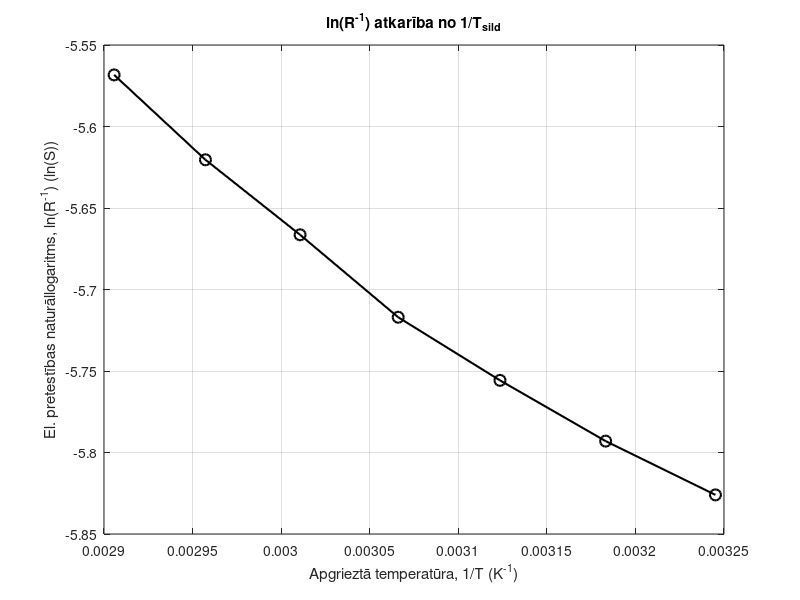
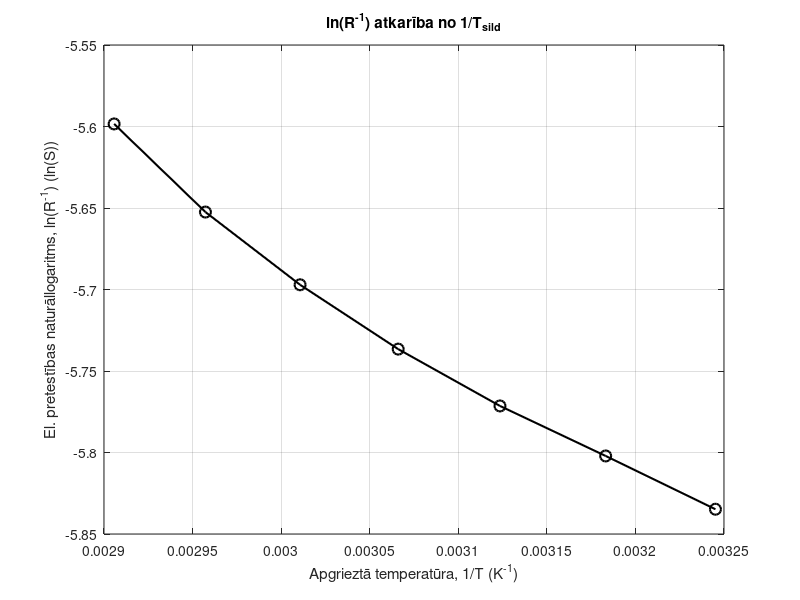

The MATLAB script that drew these images, in order: (Note: this script raises an error after producing the figures.)
%% 2. uzdevums
t = [35 41 47 53 59 65 71]; % Celsija grādi
T = t(:) + 273.15;          % Kelvini
delta_t = 0.5;

R_sild = [339 328 316 304 289 276 262];
R_dzes = [342 331 321 310 298 285 270];
delta_R = 0.01;

X = 1 ./ T;
Y_sild = log(1 ./ R_sild);
Y_dzes = log(1 ./ R_dzes);

figure;
plot(X, Y_sild, 'ko-', ...
    'LineWidth', 1.5, ...
    'MarkerSize', 8);

title('ln(R^{-1}) atkarība no 1/T_{sild}');
xlabel('Apgrieztā temperatūra, 1/T (K^{-1})');
ylabel('El. pretestības naturāllogaritms, ln(R^{-1}) (ln(S))');
grid on;

figure;

plot(X, Y_dzes, 'ko-', ...
    'LineWidth', 1.5, ...
    'MarkerSize', 8);

title('ln(R^{-1}) atkarība no 1/T_{sild}');
xlabel('Apgrieztā temperatūra, 1/T (K^{-1})');
ylabel('El. pretestības naturāllogaritms, ln(R^{-1}) (ln(S))');
grid on;

lnGamma_p_dzes = [0.003 -5.7138];
lnGamma_p_sild = [0.0031 -5.7311];

%% 3. uzdevums
% Vidējā aktivācijas enerģija dzesēšanas posmam
BoltsmanConst = 1.38*10^(-23);
activationEnergies = zeros(6, 1);
for i = 1:1:length(R_dzes)-1
    activationEnergies(i) = 2 * BoltsmanConst * ...
        ( log(1/R_dzes(i+1)) - log(1/R_dzes(i)) ) / ...
        ( 1/T(i) - 1/T(i+1) );
end
disp('Aktivācijas enerģijas dzesēšanas posmam =')
disp(activationEnergies)

avgActivationEnergy = mean(activationEnergies);
disp('Vidējā aktivācijas enerģija dzesēšanas posmam =');
disp(avgActivationEnergy);

clear activationEnergies

%%
% 
% $$\overline{\Delta E}_\searrow=1,9527\cdot10^{-20}~\mathrm{J/K}$$
% 

%% 4. uzdevums, kļūdu aprēķini
% Kvadrātsakne no kvadrātu summas - hipotenūzas funkcijas paplašinājums
function res = hyp(vect)
    res = 0;
    for i = 1:1:length(vect)
        res = res + vect(i)^2;
    end
    res = sqrt(res);
end

%%
% Temperatūras kļūdas aprēķins (Tiešo mērījumu kļūda)

avg_t = mean(t);
fprintf("Vidējā temperatūra (Celsija grādi) = %.4f\n", avg_t);

S_t = std(t)/sqrt(length(t));
fprintf("Vidējā kvadrātiskā kļūda = %.4f\n", S_t);

Delta_t_s = delta_t/3 * 1.96;
fprintf("Sistemātiskā kļūda temperatūras mērījumiem = %.4f\n", Delta_t_s);

Delta_t_g = S_t * 2.45;
fprintf("Gadījuma kļūda temperatūras mērījumiem = %.4f\n", Delta_t_g);

Delta_t = hyp([Delta_t_s, Delta_t_g]);
fprintf("Kopējā kļūda temperatūras mērījumiem = %.4f\n", Delta_t);

epsilon_t = Delta_t / avg_t;
fprintf("Relatīvā kļūda temperatūras mērījumiem = %.4f%%\n\n", epsilon_t * 100);

clear S_t Delta_t_s Delta_t_g

%%
% 
% $$t=(53\pm12,0069)$$°C pie $$\beta=0,95$$ un $$\varepsilon_t=22,6546\%$$
% 


%%
% Pretestības kļūdas aprēķins (Tiešo mērījumu kļūda)

avg_R_sild = mean(R_sild);
avg_R_dzes = mean(R_dzes);
fprintf("Vidējā pretestība sildīšanas posmam = %.4f\n", avg_R_sild);
fprintf("Vidējā pretestība dzesēšanas posmam = %.4f\n", avg_R_dzes);

S_R_sild = std(R_sild)/sqrt(length(R_sild));
S_R_dzes = std(R_dzes) / sqrt(length(R_dzes));
fprintf("Vidējā kvadrātiskā kļūda sildīšanas posmam = %.4f\n", S_R_sild);
fprintf("Vidējā kvadrātiskā kļūda dzesēšanas posmam = %.4f\n", S_R_dzes);

Delta_R_sild_g = S_R_sild * 2.45;
Delta_R_dzes_g = S_R_dzes * 2.45;
fprintf("Gadījuma kļūda sildīšanas posmam = %.4f\n", Delta_R_sild_g);
fprintf("Gadījuma kļūda dzesēšanas posmam = %.4f\n", Delta_R_dzes_g);

Delta_R_s = delta_R / 3 * 1.96;
fprintf("Sistemātiskā kļūda pretestības mērījumiem = %.4f\n", Delta_R_s)

Delta_R_sild = hyp([Delta_R_s, Delta_R_sild_g]);
Delta_R_dzes = hyp([Delta_R_s, Delta_R_dzes_g]);
fprintf("Kopējā kļūda sildīšanas posmam = %.4f\n", Delta_R_sild);
fprintf("Kopējā kļūda dzesēšanas posmam = %.4f\n", Delta_R_dzes);

fprintf("Relatīvā kļūda sildīšanas posmam = %.4f%%\n", (Delta_R_sild / avg_R_sild) * 100);
fprintf("Relatīvā kļūda dzesēšanas posmam = %.4f%%\n", (Delta_R_dzes / avg_R_dzes) * 100); 

clear S_R_sild S_R_dzes Delta_R_sild_g Delta_R_dzes_g

%%
% 
% $$R_{\mathrm{sild.}}=(302\pm25,8898)$$Ω pie $$\beta=0,95$$ un
% $$\varepsilon_{R_{\mathrm{sild.}}}=8,5728\%$$
%%
% 
% $$R_{\mathrm{dzes.}}=(308,1429\pm23,7020)$$Ω pie $$\beta=0,95$$ un 
% $$\varepsilon_{R_{\mathrm{dzes.}}}=7,6919\%$$
% 

%%
% Īpaši atrastā R_p kļūda (Tiešo mērījumu kļūda)

Delta_R_p = Delta_R_s;
fprintf("R_p sildīšanas posmam = %.4f Ω\n", 1/exp(lnGamma_p_sild(2)))
fprintf("R_p dzesēšanas posmam = %.4f Ω\n", 1/exp(lnGamma_p_dzes(2)))
fprintf("Kopējā R_p kļūda = %.4f\n", Delta_R_p);
fprintf("R_p Relatīvā kļūda sildīšanas posmam = %.4f%%\n", (Delta_R_p * exp(lnGamma_p_sild(2))) * 100);
fprintf("R_p Relatīvā kļūda dzesēšanas posmam = %.4f%%\n", (Delta_R_p * exp(lnGamma_p_dzes(2))) * 100);

clear Delta_R_s

%%
% 
% $$R_{p\,\mathrm{dzes.}}=(308,3082\pm0,0065)$$Ω pie $$\beta=0,95$$ un 
% $$\varepsilon_{R_{p\,\mathrm{dzes.}}}=0,0021\%$$
% 

%%
% 
% $$R_{p\,\mathrm{dzes.}}=(303,0204\pm0,0065)$$Ω pie $$\beta=0,95$$ un 
% $$\varepsilon_{R_{p\,\mathrm{dzes.}}}=0,0022\%$$
% 

%%
% Aktivācijas enerģijas kļūdas aprēķins (Netiešo mērījumu kļūda)

syms R_1 R_2 T_1 T_2;

activationEnergyFormula = 2 * BoltsmanConst * ...
    (log(1/R_2) - log(1/R_1)) / (1/T_1 - 1/T_2);

activationEnergyDerivativeByR_1 = diff(activationEnergyFormula, 1, R_1);
activationEnergyDerivativeByR_2 = diff(activationEnergyFormula, 1, R_2);
activationEnergyDerivativeByT_1 = diff(activationEnergyFormula, 1, T_1);
activationEnergyDerivativeByT_2 = diff(activationEnergyFormula, 1, T_2);

activationEnergySubFrom = [R_1, R_2, T_1, T_2];
activationEnergy1SubTo = [R_sild(1), 1/exp(lnGamma_p_sild(2)), T(1), 1/lnGamma_p_sild(1)];
activationEnergy2SubTo = [1/exp(lnGamma_p_sild(2)), R_sild(7), 1/lnGamma_p_sild(1), T(7)];
activationEnergy3SubTo = [R_dzes(1), 1/exp(lnGamma_p_dzes(2)), T(1), 1/lnGamma_p_dzes(1)];
activationEnergy4SubTo = [1/exp(lnGamma_p_dzes(2)), R_dzes(7), 1/lnGamma_p_dzes(1), T(7)];

activationEnergy1 = double(subs(activationEnergyFormula, ...
    activationEnergySubFrom, activationEnergy1SubTo));

Delta_activationEnergy1 = double(hyp([ ...
    subs(activationEnergyDerivativeByR_1, activationEnergySubFrom, activationEnergy1SubTo) * Delta_R_sild, ...
    subs(activationEnergyDerivativeByR_2, activationEnergySubFrom, activationEnergy1SubTo) * Delta_R_p, ...
    subs(activationEnergyDerivativeByT_1, activationEnergySubFrom, activationEnergy1SubTo) * Delta_t, ...
    subs(activationEnergyDerivativeByT_2, activationEnergySubFrom, activationEnergy1SubTo) * Delta_t ...
]));

fprintf("Aktivācijas enerģija sildīšanas posma sākumam = %E\n", activationEnergy1);
fprintf("Aktivācijas enerģijas kopējā kļūda sildīšanas posma sākumam = %E\n", Delta_activationEnergy1);
fprintf("Aktivācijas enerģijas relatīvā kļūda sildīšanas posma sākumam = %.4f%%\n", abs(Delta_activationEnergy1 / activationEnergy1) * 100);

activationEnergy2 = double(subs(activationEnergyFormula, ...
    activationEnergySubFrom, activationEnergy2SubTo));

Delta_activationEnergy2 = double(hyp([ ...
    subs(activationEnergyDerivativeByR_1, activationEnergySubFrom, activationEnergy2SubTo) * Delta_R_p, ...
    subs(activationEnergyDerivativeByR_2, activationEnergySubFrom, activationEnergy2SubTo) * Delta_R_sild, ...
    subs(activationEnergyDerivativeByT_1, activationEnergySubFrom, activationEnergy2SubTo) * Delta_t, ...
    subs(activationEnergyDerivativeByT_2, activationEnergySubFrom, activationEnergy2SubTo) * Delta_t ...
]));

fprintf("Aktivācijas enerģija sildīšanas posma beigām = %E\n", activationEnergy2);
fprintf("Aktivācijas enerģijas kopējā kļūda sildīšanas posma beigām = %E\n", Delta_activationEnergy2);
fprintf("Aktivācijas enerģijas relatīvā kļūda sildīšanas posma beigām = %.4f%%\n", abs(Delta_activationEnergy2 / activationEnergy2) * 100);

activationEnergy3 = double(subs(activationEnergyFormula, ...
    activationEnergySubFrom, activationEnergy3SubTo));

Delta_activationEnergy3 = double(hyp([ ...
    subs(activationEnergyDerivativeByR_1, activationEnergySubFrom, activationEnergy3SubTo) * Delta_R_dzes, ...
    subs(activationEnergyDerivativeByR_2, activationEnergySubFrom, activationEnergy3SubTo) * Delta_R_p, ...
    subs(activationEnergyDerivativeByT_1, activationEnergySubFrom, activationEnergy3SubTo) * Delta_t, ...
    subs(activationEnergyDerivativeByT_2, activationEnergySubFrom, activationEnergy3SubTo) * Delta_t ...
]));

fprintf("Aktivācijas enerģija dzesēšanas posma sākumam = %E\n", activationEnergy3);
fprintf("Aktivācijas enerģijas kopējā kļūda dzesēšanas posma sākumam = %E\n", Delta_activationEnergy3);
fprintf("Aktivācijas enerģijas relatīvā kļūda dzesēšanas posma sākumam = %.4f%%\n", abs(Delta_activationEnergy3 / activationEnergy3) * 100);

activationEnergy4 = double(subs(activationEnergyFormula, ...
    activationEnergySubFrom, activationEnergy4SubTo));

Delta_activationEnergy4 = double(hyp([ ...
    subs(activationEnergyDerivativeByR_1, activationEnergySubFrom, activationEnergy4SubTo) * Delta_R_p, ...
    subs(activationEnergyDerivativeByR_2, activationEnergySubFrom, activationEnergy4SubTo) * Delta_R_dzes, ...
    subs(activationEnergyDerivativeByT_1, activationEnergySubFrom, activationEnergy4SubTo) * Delta_t, ...
    subs(activationEnergyDerivativeByT_2, activationEnergySubFrom, activationEnergy4SubTo) * Delta_t ...
]));

fprintf("Aktivācijas enerģija dzesēšanas posma beigām = %E\n", activationEnergy4);
fprintf("Aktivācijas enerģijas kopējā kļūda dzesēšanas posma beigām = %E\n", Delta_activationEnergy4);
fprintf("Aktivācijas enerģijas relatīvā kļūda dzesēšanas posma beigām = %.4f%%\n", abs(Delta_activationEnergy4 / activationEnergy4) * 100);

clear activationEnergyDerivativeByR_1 activationEnergyDerivativeByR_2 activationEnergyDerivativeByT_1 activationEnergyDerivativeByT_2 ...
    activationEnergySubFrom activationEnergy1SubTo activationEnergy2SubTo activationEnergy3SubTo activationEnergy4SubTo
%%
% 
% $$\Delta E_1=(1,8042\pm2,5757)\cdot10^{-20}~\mathrm{J/K}$$Ω pie $$\beta=0,95$$ un 
% $$\varepsilon_{\Delta E_1}=142,7594\%$$
%%
% 
% $$\Delta E_2=(2,312\pm2,3046)\cdot10^{-20}~\mathrm{J/K}$$Ω pie $$\beta=0,95$$ un 
% $$\varepsilon_{\Delta E_1}=99,6784\%$$
%%
% 
% $$\Delta E_3=(1,3623\pm1,2095)\cdot10^{-20}~\mathrm{J/K}$$Ω pie $$\beta=0,95$$ un 
% $$\varepsilon_{\Delta E_1}=88,7841\%$$
%%
% 
% $$\Delta E_4=(3,3773\pm5,8965)\cdot10^{-20}~\mathrm{J/K}$$Ω pie $$\beta=0,95$$ un 
% $$\varepsilon_{\Delta E_1}=174,5938\%$$
% 